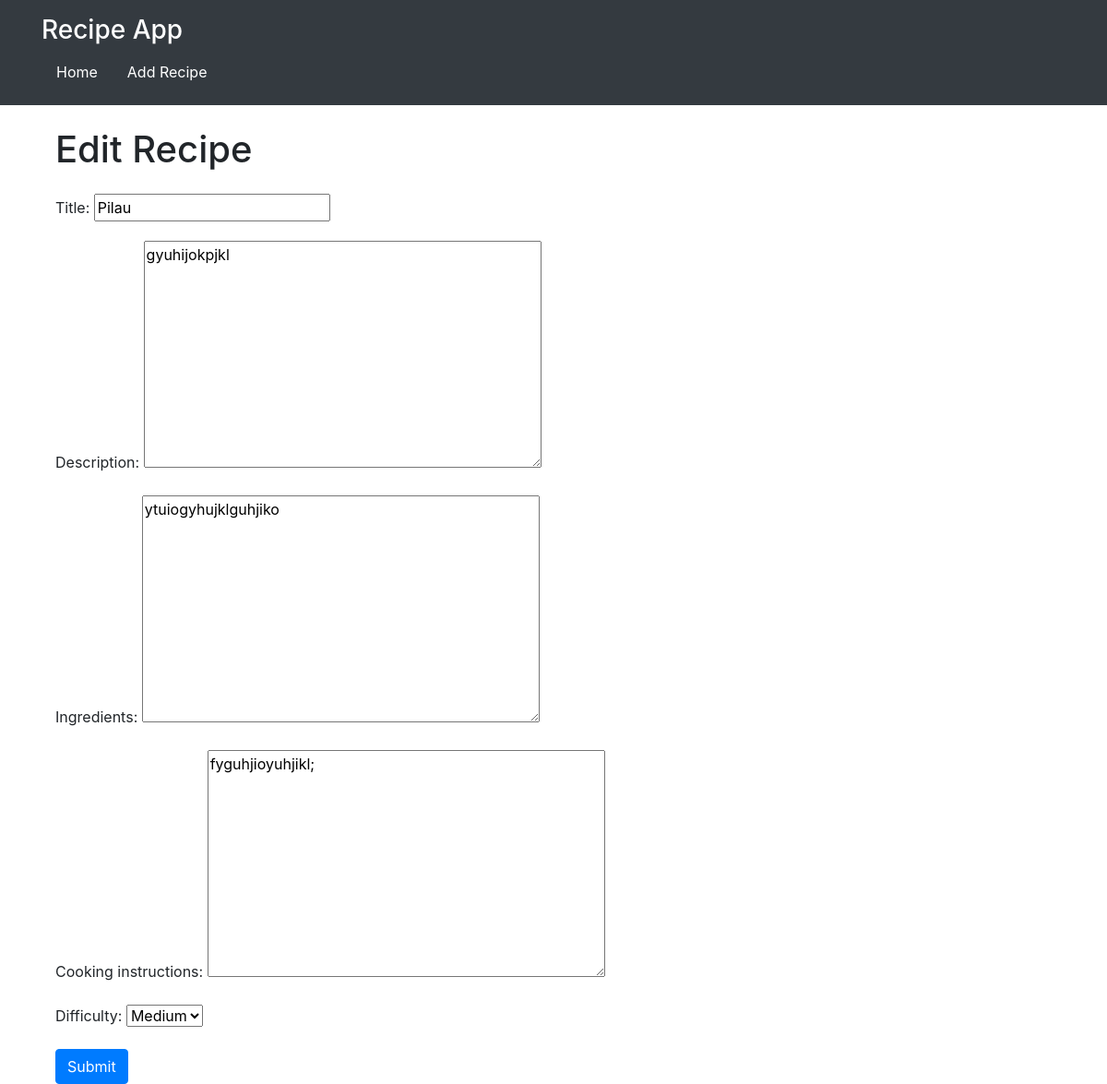
The app's page /recipe/5/edit/ with its own data.
### recipes/models.py (models this page shows, shortened)
class Recipe(models.Model):
    DIFFICULTY_CHOICES = [
        ('easy', 'Easy'),
        ('medium', 'Medium'),
        ('hard', 'Hard'),
    ]
    title = models.CharField(max_length=200)
    description = models.TextField()
    ingredients = models.TextField()
    ingredients = models.TextField()
    cooking_instructions = models.TextField()
    difficulty = models.CharField(
        max_length=6,
        choices=DIFFICULTY_CHOICES,
        default=DIFFICULTY_CHOICES[1][0],
    )

### recipes/views.py (the view)
# urls.py: path('recipe/<int:pk>/edit/', RecipeUpdateView.as_view(), name='recipe_edit'),
class RecipeUpdateView(UpdateView):
    model = Recipe
    form_class = RecipeForm
    template_name ='recipes/recipe_form.html'
    success_url = reverse_lazy('recipes:recipe_list')

### recipes/forms.py
class RecipeForm(forms.ModelForm):
    class Meta:
        model = Recipe
        fields = [
            'title',
            'description',
            'ingredients',
            'cooking_instructions',
            'difficulty',
        ]

### recipes/templates/recipes/recipe_form.html (shortened to what this page needs)
{% extends "base_generic.html" %}
{% block content %}
<div class="container">
    <h1 class="mb-4">{{ form.instance.id|yesno:"Edit Recipe,Add Recipe" }}</h1>
    <form method="post">
        <div class="mb-3">
        {{ form.as_p }}
        </div>
        <button type="submit" class="btn btn-primary">Submit</button>
    </form>
</div>
{% endblock %}

### records on screen
Recipe: instance.id "Edit Recipe", title "Pilau", description "gyuhijokpjkl", ingredients "ytuiogyhujklguhjiko", cooking_instructions "fyguhjioyuhjikl;", difficulty "Medium"
